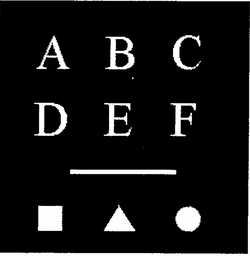
#> input picture HW4/B/1/Connected_Components.png, 250 x 256 px, shrunk from 752 x 770 before the run
$ jupyter execute practical.ipynb
#> lines starting #> are read from the running program, lines starting #| are printed output that depends on the picture; after the words box and inside, x2 and y2 are one past the last pixel; in counts of white or black regions, pixels touching at a corner belong together
## Labeling Connected Components

Import libraries

[cell 1]
import cv2
import numpy as np
import matplotlib.pyplot as plt
from PIL import Image
from scipy.signal import convolve2d

Load and display image

[cell 2]
def load_image(image_path, threshold=127):
#> called with image_path = 'Connected_Components.png', threshold = 127
    img = cv2.imread(image_path, cv2.IMREAD_GRAYSCALE)
#> img is the input picture: shape (256, 250); min 0, max 255, mean 20.9
    _, binary = cv2.threshold(img, threshold, 255, cv2.THRESH_BINARY)
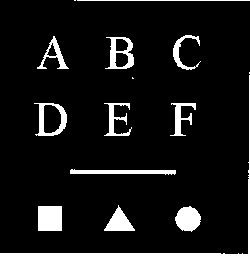
#> binary: shape (256, 250); 8% white; 15 white regions (3 under 20 px), largest, box (x1, y1, x2, y2) and area: (0, 75, 250, 256) 985, (38, 206, 62, 231) 600, (175, 206, 201, 232) 492
    return binary

def show_image(img, title="Image"):
    plt.imshow(img, cmap='gray')
    plt.title(title)
    plt.axis('off')
    plt.show()

Implement dilation operation in this section

[cell 3]
def dilation(binary_image, struct_elem):
##################################################
################### YOUR CODES ###################
    output = convolve2d(binary_image, struct_elem, mode='same', boundary='fill', fillvalue=0)
    dilated = (output > 0).astype(np.uint8)
    return dilated
##################################################

Based on the morphological relation shown in the image above, complete the function `morphological_connected_component` to identify and label connected components.

`labeled` is an array with the same size as the input image, where each pixel holds the label of the connected component it belongs to.

[cell 4]
def morphological_connected_component(binary_image, structure=None):
##################################################
################### YOUR CODES ###################
    if structure is None:
        structure = np.ones((3, 3), dtype=np.uint8)

    binary = np.where(binary_image, 1, 0).astype(np.uint8)
    labeled = np.zeros(binary.shape, dtype=np.int32)
    label = 1

    while True:
        mask = np.logical_and(binary == 1, labeled == 0)
        coords = np.transpose(np.nonzero(mask))
        if coords.shape[0] == 0:
            break

        seed = np.zeros_like(binary, dtype=np.uint8)
        y, x = coords[0]
        seed[y, x] = 1

        prev = np.zeros_like(seed)
        while not np.all(seed == prev):
            prev = seed.copy()
            dilated = dilation(seed, structure)
            seed = np.bitwise_and(dilated, binary)

        labeled = labeled + (seed * label)
        label += 1
#> this loop made 16 passes
#> (y, x) on passes 1 to 12: (0, 74), (0, 77), (35, 185), (36, 53), (37, 106), (72, 249), (75, 249), (77, 132), (103, 34), (103, 104), (103, 171), (169, 71)
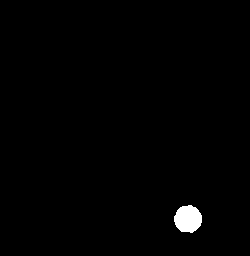
#> dilated: shape (256, 250); values 0 (black) and 1 (white), 0.94% white; 1 white region, box (x1, y1, x2, y2) and area: (174, 205, 202, 233) 602
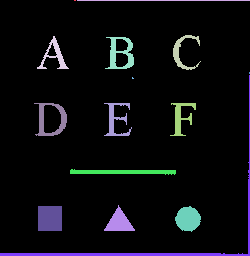
#> labeled: shape (256, 250) int32; 16 distinct labels, from 0 to 15; one colour per label, 0 black
#> mask: shape (256, 250) bool; every value is 0
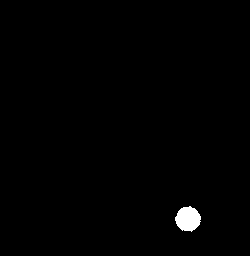
#> seed: shape (256, 250); values 0 (black) and 1 (white), 0.77% white; 1 white region, box (x1, y1, x2, y2) and area: (175, 206, 201, 232) 492
#> after the loop, label = 16

    return labeled
##################################################

[cell 5]
def display_labeled_components(labeled_img):
    max_label = labeled_img.max()
#> max_label = 15
    labeled_color = np.zeros((*labeled_img.shape, 3), dtype=np.uint8)

    for label in range(1, max_label + 1):
        mask = labeled_img == label
        color = np.random.randint(0, 255, size=3)
        labeled_color[mask] = color
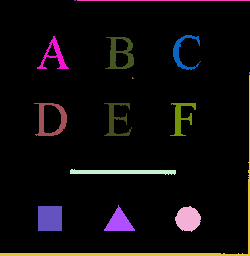
#> labeled_color: shape (256, 250, 3); mean of channels 0, 1, 2 10.7, 10.2, 13.1; drawn as B, G, R

    plt.imshow(labeled_color)
    plt.title("Labeled Components")
    plt.axis('off')
    plt.show()

### In the image "Connected_Components", there are 10 connected components. Complete the code below to label them using morphological operations.

[cell 6]
path = "Connected_Components.png"

binary_img = load_image(path)
show_image(binary_img, "Binary Image")

labeled = morphological_connected_component(binary_img)
display_labeled_components(labeled)

## Skeleton Extraction

Import libraries

[cell 7]
import cv2
import numpy as np
import matplotlib.pyplot as plt
from scipy.signal import convolve2d

Load and display image

[cell 8]
def load_and_binarize_image(image_path, threshold=127):
#> called with image_path = 'skeleton.jpeg', threshold = 127
    img = cv2.imread(image_path, cv2.IMREAD_GRAYSCALE)
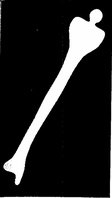
#> input picture HW4/B/1/skeleton.jpeg, 112 x 198 px, shrunk from 337 x 595 before the run
#> img is the input picture: shape (198, 112); min 0, max 255, mean 35.9

    _, binary = cv2.threshold(img, threshold, 255, cv2.THRESH_BINARY)
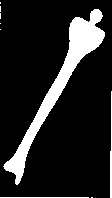
#> binary: shape (198, 112); 14.1% white; 9 white regions (6 under 20 px), largest, box (x1, y1, x2, y2) and area: (3, 9, 105, 185) 2856, (110, 91, 112, 198) 154, (0, 197, 89, 198) 89
    return (binary // 255).astype(np.uint8)

def show_image(img, title="Image"):
    plt.imshow(img, cmap='gray')
    plt.title(title)
    plt.axis('off')
    plt.show()

Implement erosion operation in this section

[cell 9]
def erosion(binary_image, struct_elem):
##################################################
    output = convolve2d(binary_image, struct_elem, mode='same', boundary='fill', fillvalue=0)
    eroded = (output == struct_elem.sum()).astype(np.uint8)
    return eroded
##################################################

Implement dilation operation in this section

[cell 10]
def dilation(binary_image, struct_elem):
##################################################
################### YOUR CODES ###################

    output = convolve2d(binary_image, struct_elem, mode='same', boundary='fill', fillvalue=0)
    dilated = (output > 0).astype(np.uint8)
    return dilated
##################################################

Implement opening operation in this section

[cell 11]
def opening(binary_image, struct_elem):
##################################################
    return dilation(erosion(binary_image, struct_elem), struct_elem)
##################################################

Based on the morphological operations illustrated in the image above, complete the function `morphological_skeleton` to compute the skeleton of a binary image using iterative morphological erosion and opening.

[cell 12]
def morphological_skeleton(binary_image, struct_elem=None):
##################################################
    if struct_elem is None:
        struct_elem = np.array([[0,1,0],
                                [1,1,1],
                                [0,1,0]], dtype=np.uint8)

    binary = binary_image.copy()
    skeleton = np.zeros_like(binary)

    while np.any(binary):
        eroded = erosion(binary, struct_elem)
        opened = opening(eroded, struct_elem)
        skeleton_part = eroded - opened
        skeleton = skeleton | skeleton_part
        binary = eroded
#> this loop made 17 passes
#> pass 1, in erosion (call 2), `output = convolve2d(binary_image, struct_elem, mode='same', boundary='..`:
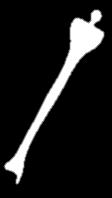
#> output: shape (198, 112); min 0, max 5, mean 0.556; drawn with min black and max white
#> pass 1, in erosion (call 2), `eroded = (output == struct_elem.sum()).astype(np.uint8)`:
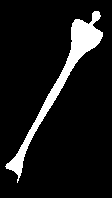
#> eroded: shape (198, 112); values 0 (black) and 1 (white), 9.4% white; 1 white region, box (x1, y1, x2, y2) and area: (5, 11, 103, 183) 2082
#> after the loop: binary: shape (198, 112); every value is 0
#> after the loop:
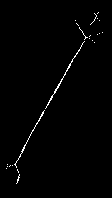
#> skeleton: shape (198, 112); values 0 (black) and 1 (white), 1.1% white in thin lines or dots, all inside (x1, y1, x2, y2) = (6, 12, 103, 184)

    return skeleton
##################################################
